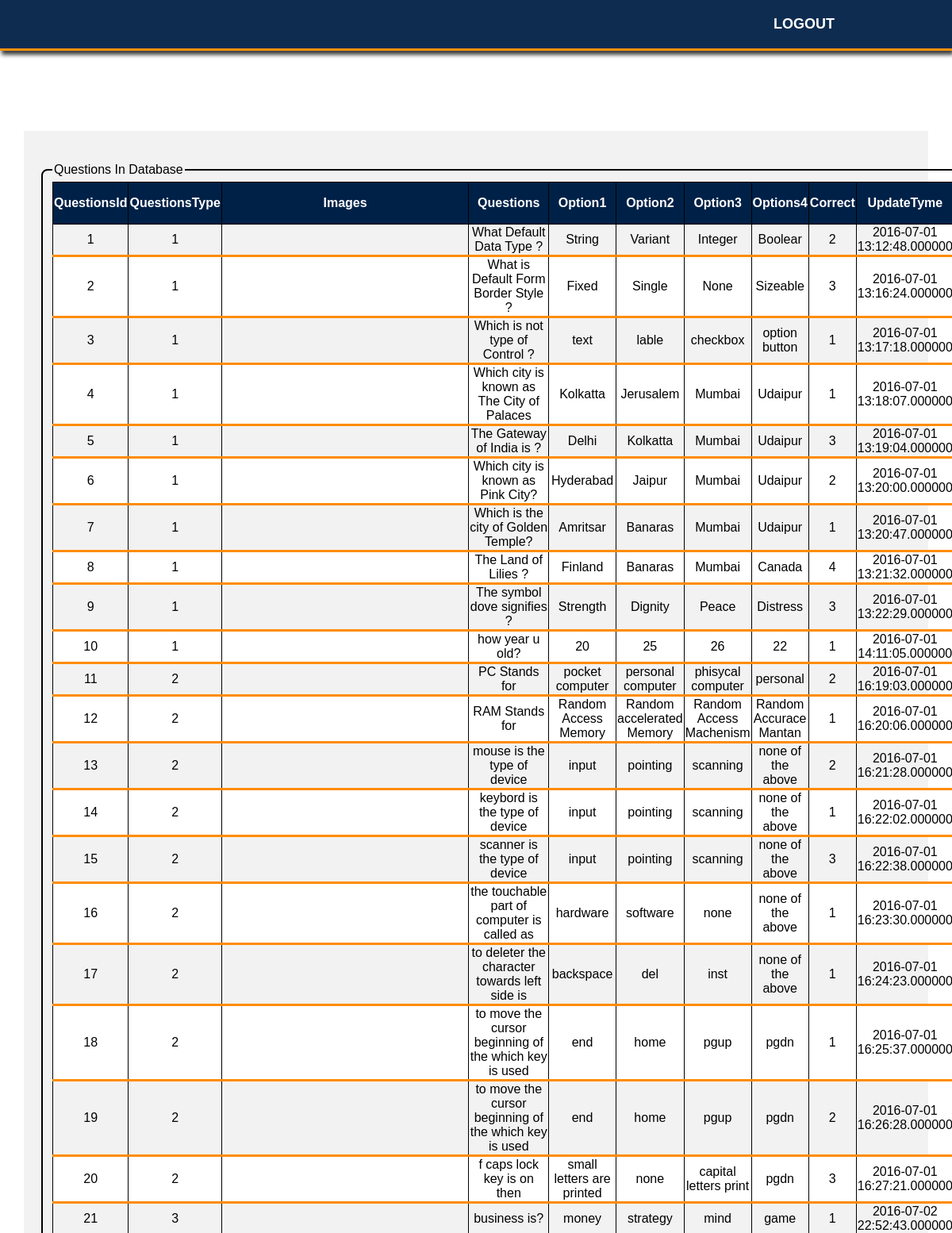
/admin_question_available.php (signed in, upper part), run on the app's committed database.
### tables this page shows
CREATE TABLE `questions` (
  `id` int(255) NOT NULL AUTO_INCREMENT,
  `q_type` int(25) NOT NULL,
  `img_url` varchar(40) NOT NULL,
  `question` tinytext NOT NULL,
  `answer1` varchar(255) NOT NULL,
  `answer2` varchar(255) NOT NULL,
  `answer3` varchar(255) NOT NULL,
  `answer4` varchar(255) NOT NULL,
  `answer` varchar(255) NOT NULL,
  `created_on` datetime(6) NOT NULL,
  `updated_on` datetime(6) NOT NULL,
  PRIMARY KEY (`id`)
);

### admin_question_available.php (the view, shortened to what this page needs)
<?php
   if(!isset($_SESSION['seas_admin']))
     {
     header("location:/nitesh/modified/admin_login.html");
     }
      else
         {
?>
<!DOCTYPE html>
<html>
<head>
      <link rel="stylesheet" href="/nitesh/modified/style.css">
</head>
<body>
   <nav>
  <div class="container">
    <ul class="nav">
      <li><a href="/nitesh/modified/admin_logout.php">Logout</a></li>
      </ul>
  </div>
</nav>
<center><h2>  </h2></center>
 <div class="log2">
  <form action="#" method="post">
  <fieldset>
  <legend> Questions In Database</legend>
<?php
      include'database.php';
      $sql = "SELECT * FROM questions ";
      ?>
      <table >
      <thead>
        <tr>
          <th>QuestionsId</th>
          <th>QuestionsType</th>
          <th>Images</th>
          <th>Questions</th>
          <th>Option1</th>
          <th>Option2</th>
          <th>Option3</th>
          <th>Options4</th>
          <th>Correct</th>
          <th>UpdateTyme</th>
        </tr>
      </thead>
      <tbody>
<?php
$result = $con->query($sql);
if ($result->num_rows > 0) {
while($row = $result->fetch_assoc()) {
            echo
            "<tr>
              <td>{$row['id']}</td>
              <td>{$row['q_type']}</td>
              <td>{$row['img_url']}</td>
              <td>{$row['question']}</td>
              <td>{$row['answer1']}</td>
              <td>{$row['answer2']}</td>
              <td>{$row['answer3']}</td>
              <td>{$row['answer4']}</td>
              <td>{$row['answer']}</td>
              <td>{$row['created_on']}</td>
            </tr>"."\n";
          }}
        ?>
      </tbody>
    </table>
</fieldset>
 </form>
</div>
    </body>
    </html>
     <?php mysqli_close($con);
    } ?>

### style.css (style rules this page uses)
body { margin: 0; padding: 0; font-family: 'Raleway', sans-serif; // background-image: url("1.jpg") ; -webkit-background-size: cover; -moz-background-size: cover; -o-background-size: cover; background-size: cover; }
a { text-decoration: none; color: #FF8C00; transition: coror .3s; }
h2 { font-size: 25px; letter-spacing: 5px; margin-top: 50px; padding: 60px 0 15px 0; }
.container { max-width: 940px; margin: 0 auto; padding: 0 10px; }
nav { background-color: #002147; border-bottom: 3px solid #FF8C00; opacity: .95; position: fixed; top: 0; left: 0; width: 100%; z-index: 1050; webkit-box-shadow: 2px 10px 5px 0px rgba(230,205,230,1); -moz-box-shadow: 2px 10px 5px 0px rgba(230,205,230,1); box-shadow: 2px 5px 5px 0px #333; }
nav ul { float: right; margin: 0; padding: 20px 0; }
nav li { color: #fff; display: inline; font-size: 18px; font-weight: 600; padding-right: 18px; text-decoration: none; text-transform: uppercase; }
nav a { text-decoration: none; color: #fff; transition: coror .3s; }
.log2 { background-color: #f2f2f2; padding:40px 20px 40px 20px ; margin:40px 30px 40px 30px; }
table, td { border: 1px solid black; text-align:center; border-bottom: 3px solid #FF8C00; border-collapse: collapse; margin:auto; width:10%; }
tr:nth-child(even) { background-color: white; }
th { height: 50px; border: 1px solid black; background-color: #002147; color: white; text-align:center; }
fieldset { border:2px solid black; border-radius: 8px; }

### data on the page
questions: id "1", q_type "1", question "What Default Data Type ?", answer1 "String", answer2 "Variant", answer3 "Integer", answer4 "Boolear", answer "2", created_on "2016-07-01 13:12:48.000000"
questions: id "2", q_type "1", question "What is Default Form Border Style ?", answer1 "Fixed", answer2 "Single", answer3 "None", answer4 "Sizeable", answer "3", created_on "2016-07-01 13:16:24.000000"
questions: id "3", q_type "1", question "Which is not type of Control ?", answer1 "text", answer2 "lable", answer3 "checkbox", answer4 "option button", answer "1", created_on "2016-07-01 13:17:18.000000"
questions: id "4", q_type "1", question "Which city is known as The City of Palaces", answer1 "Kolkatta", answer2 "Jerusalem", answer3 "Mumbai", answer4 "Udaipur", answer "1", created_on "2016-07-01 13:18:07.000000"
questions: id "5", q_type "1", question "The Gateway of India is ?", answer1 "Delhi", answer2 "Kolkatta", answer3 "Mumbai", answer4 "Udaipur", answer "3", created_on "2016-07-01 13:19:04.000000"
questions: id "6", q_type "1", question "Which city is known as Pink City?", answer1 "Hyderabad", answer2 "Jaipur", answer3 "Mumbai", answer4 "Udaipur", answer "2", created_on "2016-07-01 13:20:00.000000"
questions: id "7", q_type "1", question "Which is the city of Golden Temple?", answer1 "Amritsar", answer2 "Banaras", answer3 "Mumbai", answer4 "Udaipur", answer "1", created_on "2016-07-01 13:20:47.000000"
questions: id "8", q_type "1", question "The Land of Lilies ?", answer1 "Finland", answer2 "Banaras", answer3 "Mumbai", answer4 "Canada", answer "4", created_on "2016-07-01 13:21:32.000000"
questions: id "9", q_type "1", question "The symbol dove signifies ?", answer1 "Strength", answer2 "Dignity", answer3 "Peace", answer4 "Distress", answer "3", created_on "2016-07-01 13:22:29.000000"
questions: id "10", q_type "1", question "how year u old?", answer1 "20", answer2 "25", answer3 "26", answer4 "22", answer "1", created_on "2016-07-01 14:11:05.000000"
questions: id "11", q_type "2", question "PC Stands for", answer1 "pocket computer", answer2 "personal computer", answer3 "phisycal computer", answer4 "personal", answer "2", created_on "2016-07-01 16:19:03.000000"
questions: id "12", q_type "2", question "RAM Stands for", answer1 "Random Access Memory", answer2 "Random accelerated Memory", answer3 "Random Access Machenism", answer4 "Random Accurace Mantan", answer "1", created_on "2016-07-01 16:20:06.000000"
questions: id "13", q_type "2", question "mouse is the type of device", answer1 "input", answer2 "pointing", answer3 "scanning", answer4 "none of the above", answer "2", created_on "2016-07-01 16:21:28.000000"
questions: id "14", q_type "2", question "keybord is the type of device", answer1 "input", answer2 "pointing", answer3 "scanning", answer4 "none of the above", answer "1", created_on "2016-07-01 16:22:02.000000"
questions: id "15", q_type "2", question "scanner is the type of device", answer1 "input", answer2 "pointing", answer3 "scanning", answer4 "none of the above", answer "3", created_on "2016-07-01 16:22:38.000000"
questions: id "16", q_type "2", question "the touchable part of computer is called as", answer1 "hardware", answer2 "software", answer3 "none", answer4 "none of the above", answer "1", created_on "2016-07-01 16:23:30.000000"
questions: id "17", q_type "2", question "to deleter the character towards left side is", answer1 "backspace", answer2 "del", answer3 "inst", answer4 "none of the above", answer "1", created_on "2016-07-01 16:24:23.000000"
questions: id "18", q_type "2", question "to move the cursor beginning of the which key is used", answer1 "end", answer2 "home", answer3 "pgup", answer4 "pgdn", answer "1", created_on "2016-07-01 16:25:37.000000"
questions: id "19", q_type "2", question "to move the cursor beginning of the which key is used", answer1 "end", answer2 "home", answer3 "pgup", answer4 "pgdn", answer "2", created_on "2016-07-01 16:26:28.000000"
questions: id "20", q_type "2", question "f caps lock key is on then", answer1 "small letters are printed", answer2 "none", answer3 "capital letters print", answer4 "pgdn", answer "3", created_on "2016-07-01 16:27:21.000000"
questions: id "21", q_type "3", question "business is?", answer1 "money", answer2 "strategy", answer3 "mind", answer4 "game", answer "1", created_on "2016-07-02 22:52:43.000000"
